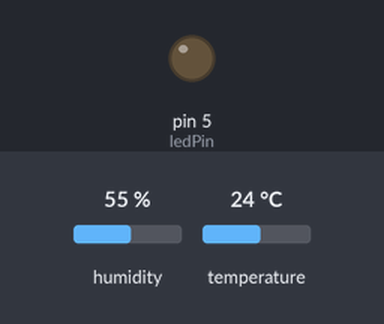
Simulated run of this sketch. Board: Arduino Uno, built with avr-gcc and run on an emulated ATmega328P. On the bench: output pins drawn as LEDs (lit = HIGH). The inputs (shaded band) are chosen by the test bench; at power-on: humidity 55 %, temperature 24 °C. The local clock reads 2024-03-15 10:24:30 at power-on unless the sketch sets it; storage starts empty; what the sketch prints to the serial monitor is not drawn.

Above: at 5.0 s.
Timing chart, 0 to 13.0 s (numbered marks = the images above):
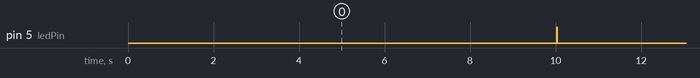

Measured:
- by itself, pin 5 (ledPin): alternates HIGH for 0.02 s and LOW for 10.0 s

The sketch:

thermodump.ino
```cpp
// (licence header left out)
#include <DHT.h>
#include <RTClib.h>
#include <SD.h>
#ifdef THERMODUMP_CONFIG
#include <SDConfigFile.h>
#endif
#include <Wire.h>

/**
 * The HW has these parts:
 * - Serial debug console
 * - Thermo sensor (DHT)
 * - SD card reader
 * - Clock (RTC)
 * - LED
 */

// The AM2302/AM2321 thermo sensor is connected to D3.
DHT dht(/*pin=*/3, /*type=*/DHT22);

File csv;

RTC_DS1307 rtc;
// Default value in ms in case of no config on the sd card.
int delayMS = 10000;

// The led is connected to D5.
constexpr int ledPin = 5;

void setup()
{
    Serial.begin(9600);
    while (!Serial)
    {
        // Wait for serial port to connect. Needed for native USB port only.
    }
    Serial.println("setup: serial done");

    dht.begin();
    Serial.println("setup: dht done");

    if (!SD.begin(4))
    {
        Serial.println("setup: sd failed");
        return;
    }
    Serial.println("setup: sd done");

#ifdef THERMODUMP_CONFIG
    SDConfigFile config;
    const uint8_t configLineLength = 127;
    const char* configFile = "thermo.cfg";
    if (!config.begin(configFile, configLineLength))
    {
        Serial.println("setup: sd config failed");
        return;
    }

    while (config.readNextSetting())
    {
        if (config.nameIs("delay"))
        {
            delayMS = config.getIntValue();
            Serial.print("setup, sd config: delay is ");
            Serial.print(delayMS);
            Serial.println(".");
        }
    }
    Serial.println("setup: sd config done");
#endif

    Wire.begin();
    rtc.begin();
    if (!rtc.isrunning())
    {
        Serial.println("setup: rtc init");
        // This could be made configurable similar to delayMS.
        rtc.adjust(DateTime(__DATE__, __TIME__));
    }
    Serial.println("setup: rtc done");

    pinMode(ledPin, OUTPUT);
    Serial.println("setup: led done");
}

void loop()
{
    // Pause between two measures.
    delay(delayMS);

    // Led on.
    digitalWrite(ledPin, HIGH);

    // Get temperature.
    float temperature = dht.readTemperature();
    if (isnan(temperature))
    {
        Serial.println("loop, dht: readTemperature() failed");
        return;
    }

    // Get time.
    DateTime now = rtc.now();

    // Write them out to the SD card.
    const char* csvName = "thermo.csv";
    csv = SD.open(csvName, FILE_WRITE);
    if (!csv)
    {
        Serial.println("loop, sd: failed to open");
        return;
    }

    Serial.print("loop, sd: writing...");
    csv.print(now.year(), DEC);
    csv.print('-');
    csv.print(now.month(), DEC);
    csv.print('-');
    csv.print(now.day(), DEC);
    csv.print(' ');
    csv.print(now.hour(), DEC);
    csv.print(':');
    csv.print(now.minute(), DEC);
    csv.print(':');
    csv.print(now.second(), DEC);
    csv.print(',');
    csv.println(temperature);
    csv.close();
    Serial.println(" done");

    // Led off.
    digitalWrite(ledPin, LOW);
}

/* vim:set shiftwidth=4 softtabstop=4 expandtab: */
```
